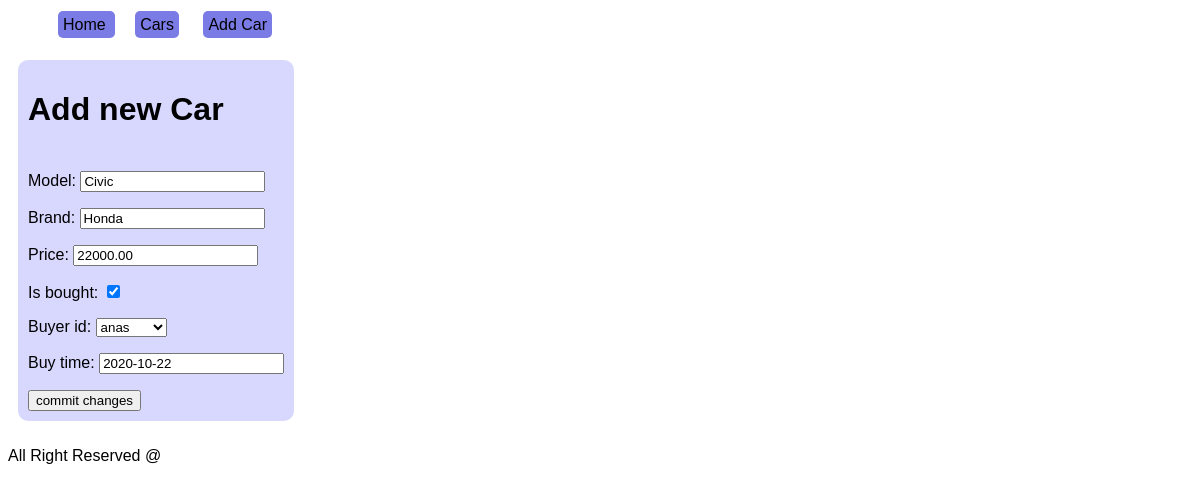
Page /update/35 on the committed database.
### cars/models.py (models this page shows, shortened)
class Car(models.Model):
  model = models.CharField(max_length=16,blank=False,null=False)
  brand = models.CharField(max_length=16,blank=False,null=False)
  price = models.DecimalField(max_digits=10,decimal_places=2,blank=False,null=False)
  is_bought = models.BooleanField(default=False,blank=False,null=False)
  buyer_id = models.ForeignKey(get_user_model(),on_delete=models.CASCADE,blank=True,null=True)
  buy_time  = models.DateField(blank=True,null=True)

### cars/views.py (the view)
# urls.py: path('update/<int:pk>',CarUpdateView.as_view(),name='car_update'),
class CarUpdateView(UpdateView):
  model = Car
  template_name = 'cars/car_update.html'
  fields = ['model','brand','price','is_bought','buyer_id','buy_time']
  context_object_name = 'updated_car'

### cars/templates/cars/car_update.html (shortened to what this page needs)
{% extends 'cars/base.html' %}
{% load static %}
{% block body %}
<div>
  <h1>Add new Car</h1>
<form method="post">
{{form.as_p}}
<input type="submit" value="commit changes">
</form>
</div>
{% endblock %}

### cars/static/cars/styles.css (style rules this page uses)
body { font-family: sans-serif; }
main div { margin: 10px; background-color:rgb(216, 216, 255); display: flex; width: fit-content; border-radius: 10px; padding: 10px; gap: 5px; flex-direction: column; }

### rows in the picture
Car: model "Civic", brand "Honda", price "22000.00", is_bought "☑", buyer_id "anas", buy_time "2020-10-22"
